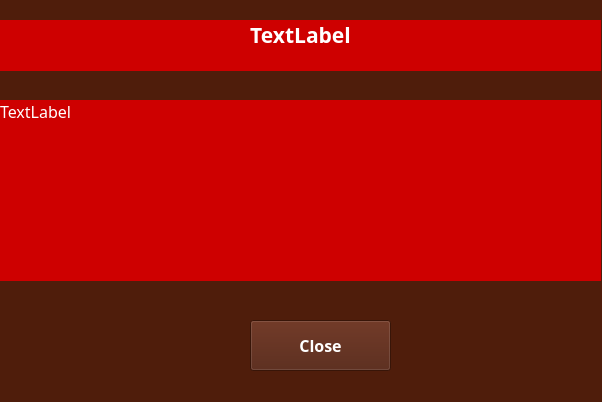
<?xml version="1.0" encoding="UTF-8"?>
<ui version="4.0">
 <class>ErrorWindow</class>
 <widget class="QMainWindow" name="ErrorWindow">
  <property name="geometry">
   <rect>
    <x>0</x>
    <y>0</y>
    <width>602</width>
    <height>402</height>
   </rect>
  </property>
  <property name="sizePolicy">
   <sizepolicy hsizetype="Fixed" vsizetype="Fixed">
    <horstretch>0</horstretch>
    <verstretch>0</verstretch>
   </sizepolicy>
  </property>
  <property name="minimumSize">
   <size>
    <width>602</width>
    <height>402</height>
   </size>
  </property>
  <property name="maximumSize">
   <size>
    <width>602</width>
    <height>402</height>
   </size>
  </property>
  <property name="windowTitle">
   <string>Thermodynamic Simulator</string>
  </property>
  <property name="styleSheet">
   <string notr="true">background-color: rgb(79, 29, 11);
color: rgb(255,255,255);
</string>
  </property>
  <widget class="QWidget" name="centralwidget">
   <widget class="QPushButton" name="Close_Button">
    <property name="geometry">
     <rect>
      <x>250</x>
      <y>320</y>
      <width>141</width>
      <height>51</height>
     </rect>
    </property>
    <property name="font">
     <font>
      <family>Fira Code SemiBold</family>
      <pointsize>12</pointsize>
      <bold>true</bold>
     </font>
    </property>
    <property name="text">
     <string>Close</string>
    </property>
   </widget>
   <widget class="QLabel" name="Title_Label">
    <property name="geometry">
     <rect>
      <x>0</x>
      <y>20</y>
      <width>601</width>
      <height>51</height>
     </rect>
    </property>
    <property name="font">
     <font>
      <family>Fira Code SemiBold</family>
      <pointsize>16</pointsize>
      <bold>true</bold>
     </font>
    </property>
    <property name="styleSheet">
     <string notr="true">background-color: rgb(206, 0, 0)</string>
    </property>
    <property name="text">
     <string>TextLabel</string>
    </property>
    <property name="alignment">
     <set>Qt::AlignHCenter|Qt::AlignTop</set>
    </property>
    <property name="wordWrap">
     <bool>true</bool>
    </property>
   </widget>
   <widget class="QLabel" name="Error_Label">
    <property name="geometry">
     <rect>
      <x>0</x>
      <y>100</y>
      <width>601</width>
      <height>181</height>
     </rect>
    </property>
    <property name="font">
     <font>
      <family>Fira Code Retina</family>
      <pointsize>12</pointsize>
      <bold>false</bold>
     </font>
    </property>
    <property name="styleSheet">
     <string notr="true">background-color: rgb(206, 0, 0)</string>
    </property>
    <property name="text">
     <string>TextLabel</string>
    </property>
    <property name="alignment">
     <set>Qt::AlignLeading|Qt::AlignLeft|Qt::AlignTop</set>
    </property>
    <property name="wordWrap">
     <bool>true</bool>
    </property>
   </widget>
  </widget>
 </widget>
 <resources/>
 <connections/>
</ui>
